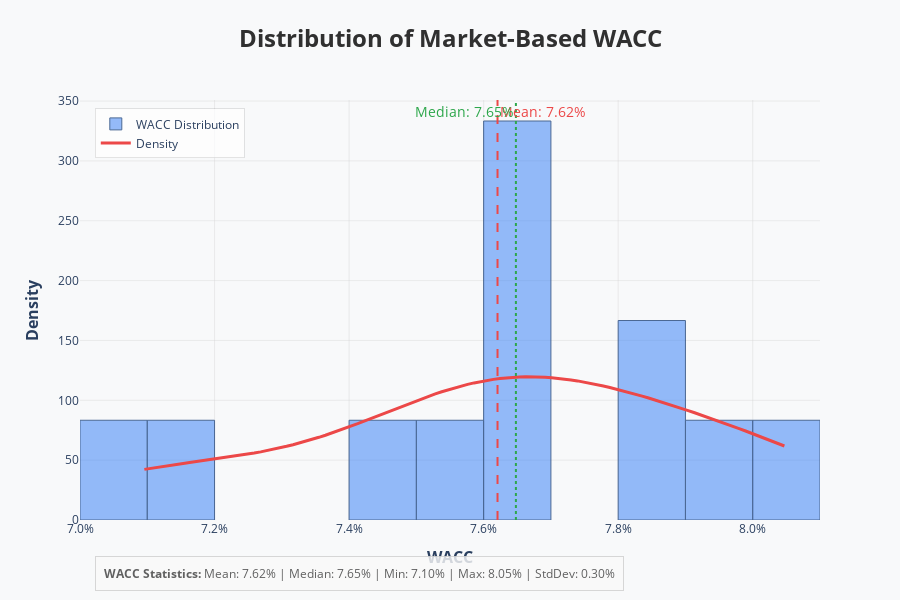

The notebook cell saved with this chart:
### Code cell
import plotly.graph_objects as go
import numpy as np
from scipy import stats

# Calculate statistics for annotations
wacc_data = result_df['wacc_market_based'].dropna()
wacc_mean = wacc_data.mean()
wacc_median = wacc_data.median()

# Create a figure
fig = go.Figure()

# Add the histogram with custom styling
fig.add_trace(go.Histogram(
    x=wacc_data,
    nbinsx=15,
    name='WACC Distribution',
    histnorm='probability density',
    marker=dict(
        color='rgba(66, 135, 245, 0.7)',
        line=dict(color='rgba(33, 69, 123, 1)', width=1)
    ),
    opacity=0.8
))

# Generate KDE curve manually
kde = stats.gaussian_kde(wacc_data)
x_range = np.linspace(wacc_data.min(), wacc_data.max(), 100)
y_kde = kde(x_range)

# Add the KDE curve
fig.add_trace(go.Scatter(
    x=x_range,
    y=y_kde,
    mode='lines',
    name='Density',
    line=dict(color='rgba(236, 72, 72, 1)', width=3),
))

# Add vertical line for mean
fig.add_vline(
    x=wacc_mean,
    line_width=2,
    line_dash="dash",
    line_color="rgba(236, 72, 72, 1)",
    annotation_text=f"Mean: {wacc_mean:.2%}",
    annotation_position="top right",
    annotation_font_color="rgba(236, 72, 72, 1)",
    annotation_font_size=14
)

# Add vertical line for median
fig.add_vline(
    x=wacc_median,
    line_width=2,
    line_dash="dot",
    line_color="rgba(46, 167, 76, 1)",
    annotation_text=f"Median: {wacc_median:.2%}",
    annotation_position="top left",
    annotation_font_color="rgba(46, 167, 76, 1)",
    annotation_font_size=14
)

# Update layout with modern styling
fig.update_layout(
    title={
        'text': '<b>Distribution of Market-Based WACC</b>',
        'y':0.95,
        'x':0.5,
        'xanchor': 'center',
        'yanchor': 'top',
        'font': dict(size=24, color='#303030')
    },
    xaxis_title={
        'text': '<b>WACC</b>',
        'font': dict(size=16)
    },
    yaxis_title={
        'text': '<b>Density</b>',
        'font': dict(size=16)
    },
    template='plotly_white',
    hovermode='x unified',
    hoverlabel=dict(
        bgcolor="white",
        font_size=12,
        font_family="Arial"
    ),
    legend=dict(
        x=0.02,
        y=0.98,
        bgcolor='rgba(255, 255, 255, 0.7)',
        bordercolor='rgba(0, 0, 0, 0.1)',
        borderwidth=1
    ),
    margin=dict(l=80, r=80, t=100, b=80),
    plot_bgcolor='rgba(248, 249, 250, 1)',
    paper_bgcolor='rgba(248, 249, 250, 1)',
    xaxis=dict(
        tickformat='.1%',
        showgrid=True,
        gridwidth=1,
        gridcolor='rgba(211, 211, 211, 0.4)',
        zeroline=False
    ),
    yaxis=dict(
        showgrid=True,
        gridwidth=1,
        gridcolor='rgba(211, 211, 211, 0.4)',
        zeroline=False
    ),
    width=900,
    height=600
)

# Add annotations for statistical insights
fig.add_annotation(
    x=0.02,
    y=-0.17,
    xref="paper",
    yref="paper",
    text=f"<b>WACC Statistics:</b> Mean: {wacc_mean:.2%} | Median: {wacc_median:.2%} | Min: {wacc_data.min():.2%} | Max: {wacc_data.max():.2%} | StdDev: {wacc_data.std():.2%}",
    showarrow=False,
    font=dict(size=12, color="#505050"),
    align="left",
    bordercolor="#d3d3d3",
    borderwidth=1,
    borderpad=8,
    bgcolor="rgba(250, 250, 250, 0.9)",
    opacity=0.9
)

# Show the figure
fig.show()

### Figure 1 — Plotly figure (JSON) as saved in the notebook; plotly's stock layout.template omitted (floating-point values rounded to 4 significant figures)
{"data": [{"histnorm": "probability density", "marker": {"color": "rgba(66, 135, 245, 0.7)", "line": {"color": "rgba(33, 69, 123, 1)", "width": 1}}, "name": "WACC Distribution", "nbinsx": 15, "opacity": 0.8, "type": "histogram", "x": [0.07608, 0.07661, 0.07661, 0.08047, 0.0781, 0.07998, 0.07635, 0.07874, 0.07503, 0.07412, 0.07096, 0.07143]}, {"line": {"color": "rgba(236, 72, 72, 1)", "width": 3}, "mode": "lines", "name": "Density", "type": "scatter", "x": [0.07096, 0.07105, 0.07115, 0.07124, 0.07134, 0.07144, 0.07153, 0.07163, 0.07173, 0.07182, 0.07192, 0.07201, 0.07211, 0.07221, 0.0723, 0.0724, 0.07249, 0.07259, 0.07269, 0.07278, 0.07288, 0.07297, 0.07307, 0.07317, 0.07326, 0.07336, 0.07346, 0.07355, 0.07365, 0.07374, 0.07384, 0.07394, 0.07403, 0.07413, 0.07422, 0.07432, 0.07442, 0.07451, 0.07461, 0.0747, 0.0748, 0.0749, 0.07499, 0.07509, 0.07519, 0.07528, 0.07538, 0.07547, 0.07557, 0.07567, 0.07576, 0.07586, 0.07595, 0.07605, 0.07615, 0.07624, 0.07634, 0.07643, 0.07653, 0.07663, 0.07672, 0.07682, 0.07691, 0.07701, 0.07711, 0.0772, 0.0773, 0.0774, 0.07749, 0.07759, 0.07768, 0.07778, 0.07788, 0.07797, 0.07807, 0.07816, 0.07826, 0.07836, 0.07845, 0.07855, 0.07864, 0.07874, 0.07884, 0.07893, 0.07903, 0.07913, 0.07922, 0.07932, 0.07941, 0.07951, 0.07961, 0.0797, 0.0798, 0.07989, 0.07999, 0.08009, 0.08018, 0.08028, 0.08037, 0.08047], "y": [42.3, 43.21, 44.08, 44.92, 45.72, 46.51, 47.26, 48.01, 48.74, 49.47, 50.19, 50.93, 51.68, 52.46, 53.26, 54.11, 54.99, 55.93, 56.92, 57.98, 59.1, 60.3, 61.57, 62.91, 64.33, 65.84, 67.42, 69.08, 70.82, 72.62, 74.5, 76.44, 78.43, 80.47, 82.55, 84.67, 86.81, 88.96, 91.11, 93.26, 95.39, 97.48, 99.54, 101.5, 103.5, 105.4, 107.1, 108.8, 110.4, 111.9, 113.3, 114.5, 115.7, 116.6, 117.5, 118.2, 118.8, 119.2, 119.5, 119.6, 119.7, 119.5, 119.3, 118.9, 118.4, 117.8, 117.0, 116.2, 115.3, 114.3, 113.1, 112.0, 110.7, 109.4, 108.0, 106.5, 105.0, 103.5, 101.9, 100.3, 98.61, 96.91, 95.18, 93.41, 91.63, 89.81, 87.96, 86.09, 84.2, 82.28, 80.33, 78.36, 76.36, 74.35, 72.31, 70.24, 68.16, 66.06, 63.95, 61.82]}], "layout": {"annotations": [{"font": {"color": "rgba(236, 72, 72, 1)", "size": 14}, "showarrow": false, "text": "Mean: 7.62%", "x": 0.07621, "xanchor": "left", "xref": "x", "y": 1, "yanchor": "top", "yref": "y domain"}, {"font": {"color": "rgba(46, 167, 76, 1)", "size": 14}, "showarrow": false, "text": "Median: 7.65%", "x": 0.07648, "xanchor": "right", "xref": "x", "y": 1, "yanchor": "top", "yref": "y domain"}, {"align": "left", "bgcolor": "rgba(250, 250, 250, 0.9)", "bordercolor": "#d3d3d3", "borderpad": 8, "borderwidth": 1, "font": {"color": "#505050", "size": 12}, "opacity": 0.9, "showarrow": false, "text": "<b>WACC Statistics:</b> Mean: 7.62% | Median: 7.65% | Min: 7.10% | Max: 8.05% | StdDev: 0.30%", "x": 0.02, "xref": "paper", "y": -0.17, "yref": "paper"}], "height": 600, "hoverlabel": {"bgcolor": "white", "font": {"family": "Arial", "size": 12}}, "hovermode": "x unified", "legend": {"bgcolor": "rgba(255, 255, 255, 0.7)", "bordercolor": "rgba(0, 0, 0, 0.1)", "borderwidth": 1, "x": 0.02, "y": 0.98}, "margin": {"b": 80, "l": 80, "r": 80, "t": 100}, "paper_bgcolor": "rgba(248, 249, 250, 1)", "plot_bgcolor": "rgba(248, 249, 250, 1)", "shapes": [{"line": {"color": "rgba(236, 72, 72, 1)", "dash": "dash", "width": 2}, "type": "line", "x0": 0.07621, "x1": 0.07621, "xref": "x", "y0": 0, "y1": 1, "yref": "y domain"}, {"line": {"color": "rgba(46, 167, 76, 1)", "dash": "dot", "width": 2}, "type": "line", "x0": 0.07648, "x1": 0.07648, "xref": "x", "y0": 0, "y1": 1, "yref": "y domain"}], "title": {"font": {"color": "#303030", "size": 24}, "text": "<b>Distribution of Market-Based WACC</b>", "x": 0.5, "xanchor": "center", "y": 0.95, "yanchor": "top"}, "width": 900, "xaxis": {"gridcolor": "rgba(211, 211, 211, 0.4)", "gridwidth": 1, "showgrid": true, "tickformat": ".1%", "title": {"font": {"size": 16}, "text": "<b>WACC</b>"}, "zeroline": false}, "yaxis": {"gridcolor": "rgba(211, 211, 211, 0.4)", "gridwidth": 1, "showgrid": true, "title": {"font": {"size": 16}, "text": "<b>Density</b>"}, "zeroline": false}}}
